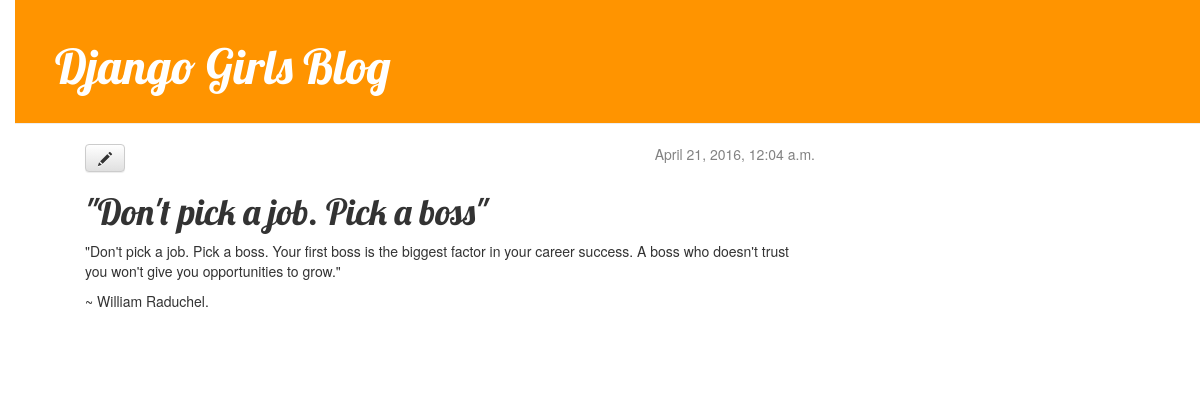
The app's page /post/1/ with its own data.
### blog/models.py (models this page shows, shortened)
class Post(models.Model):
	author = models.ForeignKey('auth.User')
	title = models.CharField(max_length=200)
	text = models.TextField()
	created_date = models.DateTimeField(
		default=timezone.now)
	published_date = models.DateTimeField(
		blank=True, null=True)

### blog/views.py (the view)
# urls.py: url(r'^post/(?P<pk>[0-9]+)/$', views.post_detail, name='post_detail'),
def post_detail(request, pk):
	post = get_object_or_404(Post, pk=pk)
	return render(request, 'blog/post_detail.html', {'post': post})

### blog/templates/blog/post_detail.html
{% extends "blog/base.html" %}
{% block content %}
	<div class="post">
		{% if post.published_date %}
			<div class="date">
				{{ post.published_date }}
			</div>
		{% endif %}
		<a class="btn btn-default" href="{% url "post_edit" pk=post.pk %}"><span class="glyphicon glyphicon-pencil"></span></a>
		<h1>{{ post.title }}</h1>
		<p>{{ post.text|linebreaks }}</p>
	</div>
{% endblock %}

### blog/static/css/blog.css (style rules this page uses)
body { padding-left: 15px; }
h1, h2, h3, h4 { font-family: 'Lobster', cursive; }
.date { float: right; color: #828282; }
.post { margin-bottom: 70px; }

### records on screen
Post: published_date "April 21, 2016, 12:04 a.m.", title "\"Don't pick a job. Pick a boss\"", text "\"Don't pick a job. Pick a boss. Your first boss is the biggest factor in your career success. A boss who doesn't trust you won't give you opportunities to grow.\" ~ William Raduchel."
